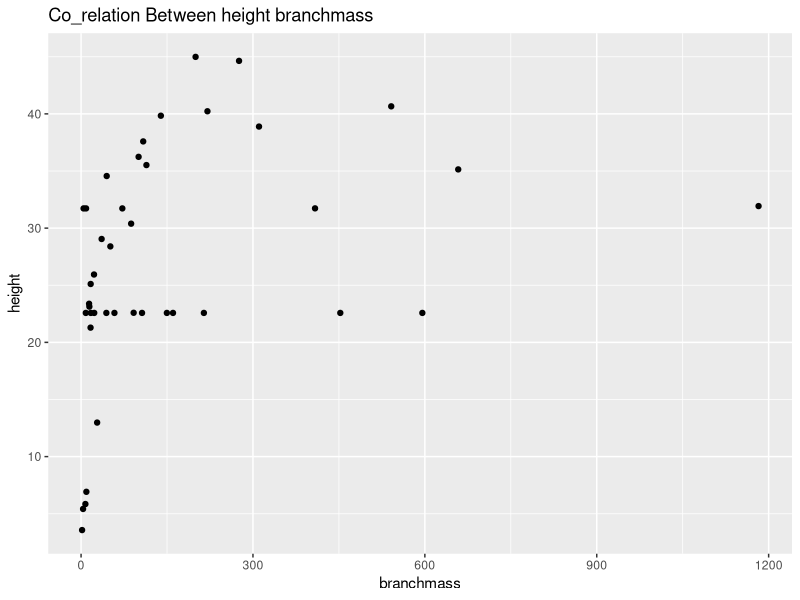
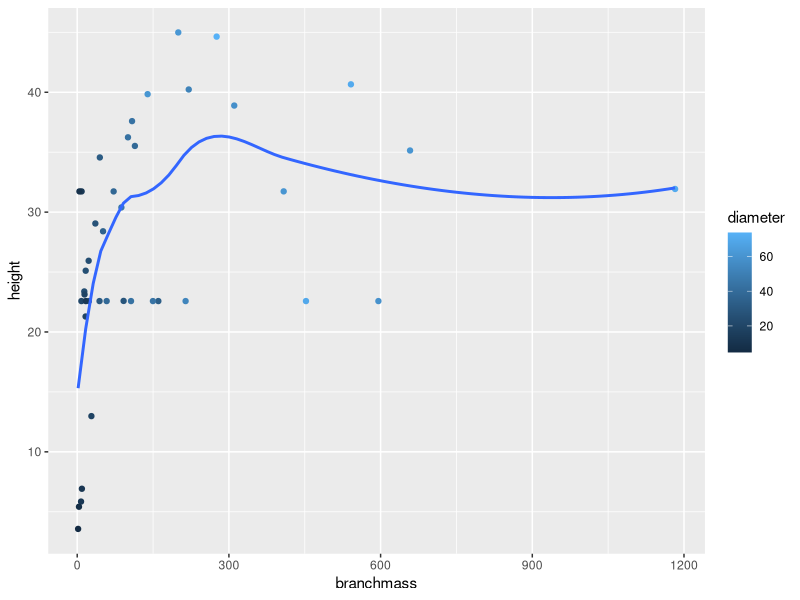
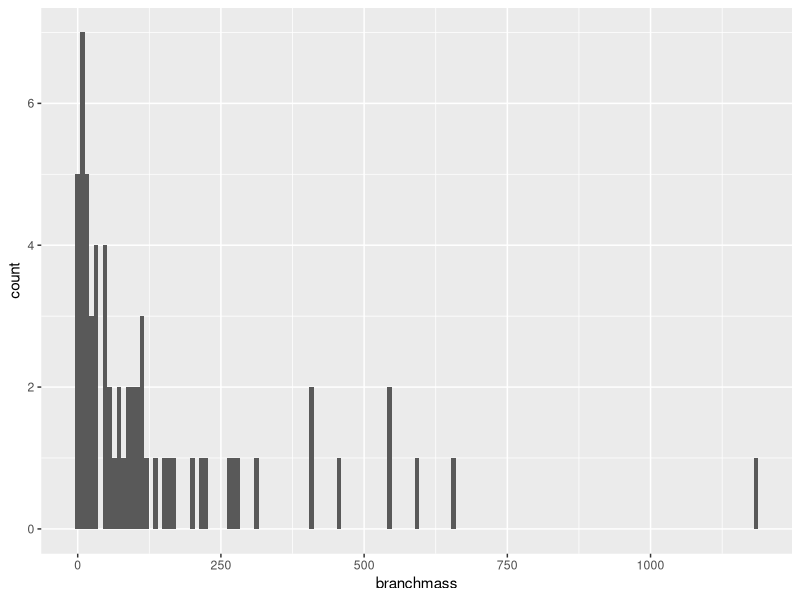
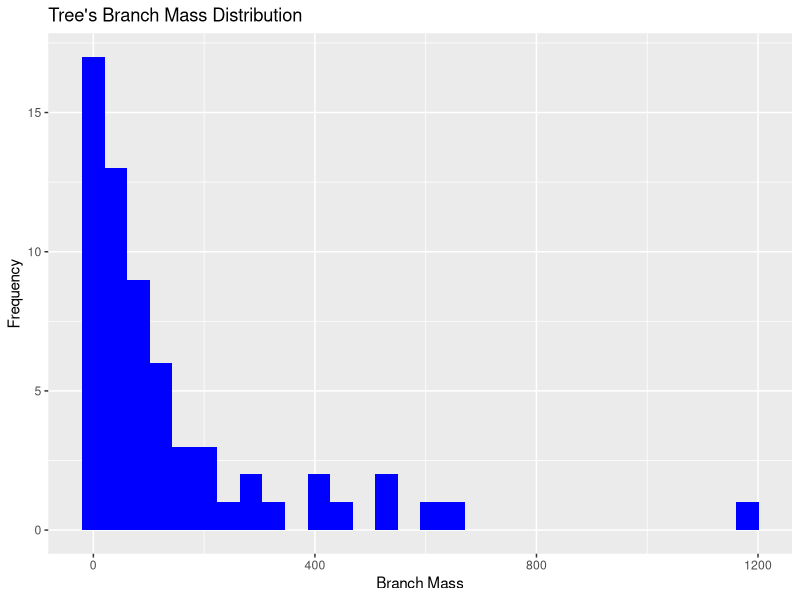
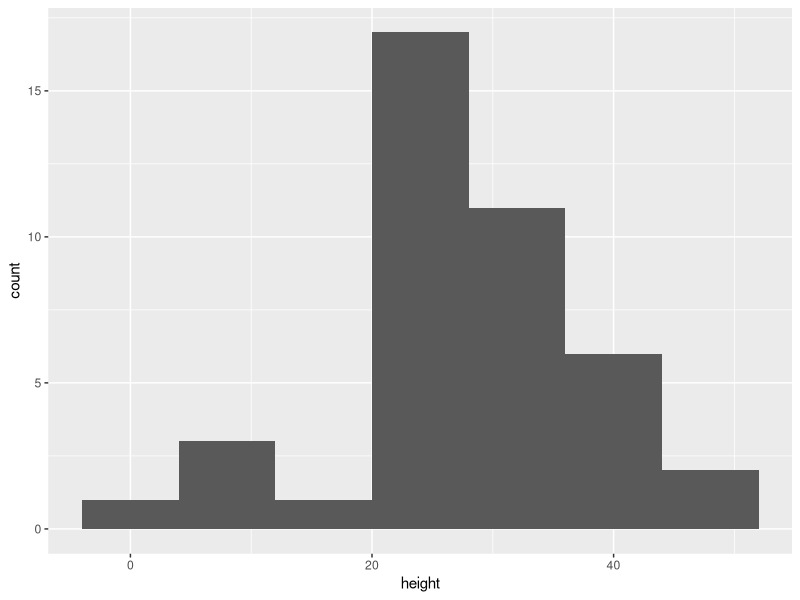
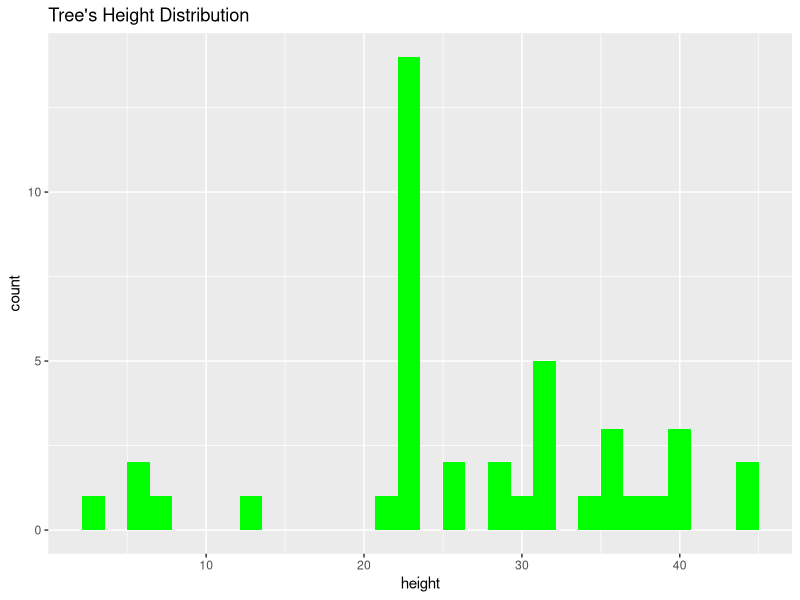
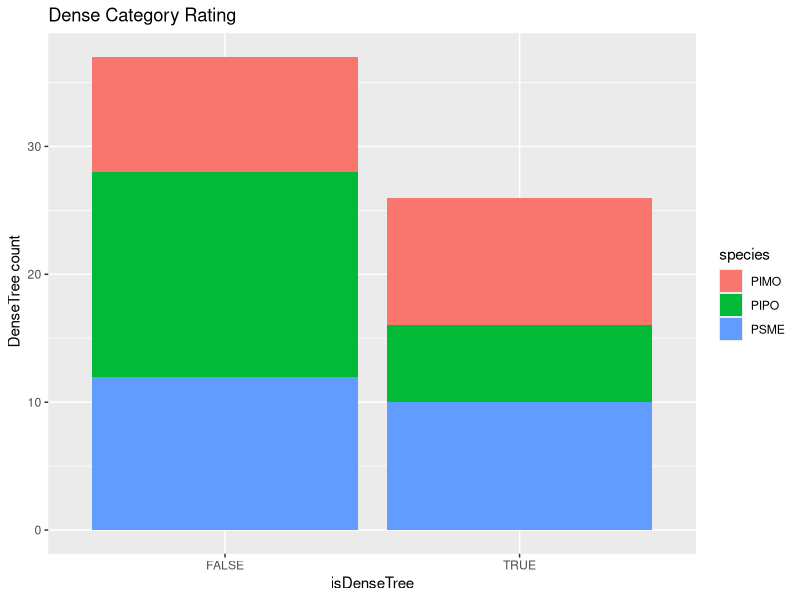
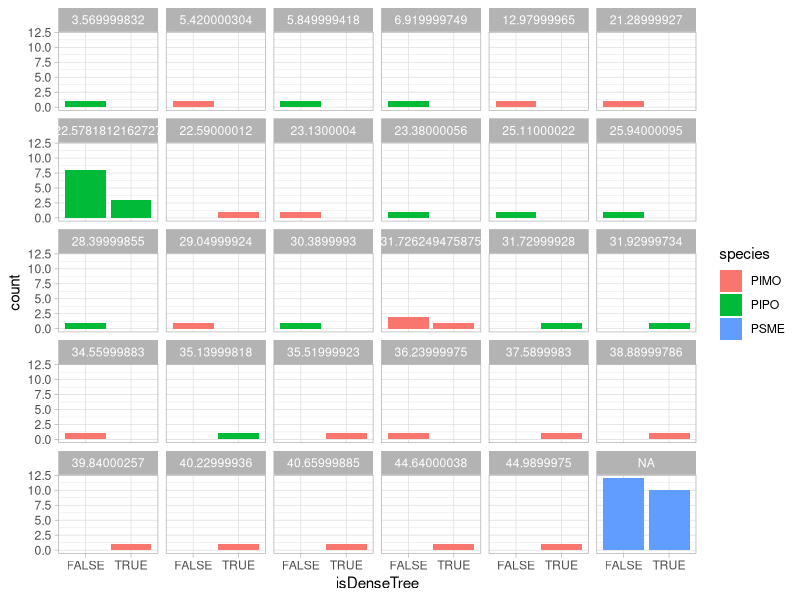

These figures' R source, in order:

trees <-read.csv("G1_Allometry.csv")

View(trees)

# Recoding The Height Feature To Tall And Short

trees$heightDescribtion[trees$height >= 30] = "Tall"
trees$heightDescribtion[trees$height < 30]="Short"

# Recoding the diameter feature to Thick and Thin

trees$dimeterDescribtion[trees$diameter >= 50] = "Thick"
trees$dimeterDescribtion[trees$diameter < 50]= "Thin"

# show all rows that have NA values or missing values

trees[!complete.cases(trees) , ]


# Replace NA Values In Height Field According To The Mean Of
# Heights Of The Same Type

# Make Sure Height Field Is Numeric
trees$height <- as.numeric(trees$height)

# We Will Test It On PIPO Type
pipoMean<-mean(trees[trees$species=="PIPO" , 'height' ], na.rm=T)
trees[is.na(trees$height) & trees$species=="PIPO"  , 'height'] = pipoMean


#On PIMO Type
pimoMean<-mean(trees[trees$species=="PIMO" , 'height' ], na.rm=T)
trees[is.na(trees$height) & trees$species=="PIMO"  , 'height'] = pimoMean

# Can't apply it to PSME Cause All Values Are NULL

# Recoding leafarea Field Using ifelse

# Make Sure leafarea Field Is Numeric
trees$leafarea <- as.numeric(trees$leafarea)

m = mean(trees$leafarea)
trees$leafareaAmount = as.factor(ifelse(trees$leafarea >= m, "dense tree" 
                                   ,"sparse tree"))

#Recoding A Code

trees$isDenseTree[trees$leafareaAmount == "dense tree"] = T
trees$isDenseTree[trees$leafareaAmount == "sparse tree"]= F
trees$isDenseTree = as.factor(trees$isDenseTree)


#Get The Mean Of Dense Trees And Sparse Trees

mDense <-mean(trees$isDenseTree==T)
MSparse <-mean(trees$isDenseTree==F)
mDense
MSparse

# Subset Only Tall Trees

tallTrees = trees [trees$heightDescribtion=="Tall", ]

# Subset Only Short Trees

shortTrees = trees [trees$heightDescribtion=="Short", ]


# Subset Trees That Are Thick And Tall 


thickAndTallTrees = trees[trees$heightDescribtion=="Tall" & trees$dimeterDescribtion=="Thick", ]

# Sort Or Order Our Data Set ascending Based On height and dimeter

sortedData = trees[order(trees$height ,trees$diameter) , ]


#Get Only First 15 Rows
headOfData <-head(trees ,15)

#Get Only last 15 Rows
tailOfData <-tail(trees ,15)


# Data Visualization

library(ggplot2)

# Visualize The Effect of The height On branchmass Using Scatter Plot

draw1 = ggplot(trees , aes(x=branchmass  , y= height))
draw1 + geom_point() + ggtitle("Co_relation Between height branchmass")


# Visualize The Effect of The height On branchmass colored by the groups of diameter using scatterplot

draw2 = ggplot(trees , aes(branchmass , height))
draw2 + geom_point(aes(color=diameter)) + stat_smooth(se=FALSE)  


# Visualize Distribution Of branchmass Using Histogram

draw3 <-ggplot(trees , aes(branchmass))
draw3 + geom_histogram(binwidth = 8)
draw3 + geom_histogram(fill = "blue")+ ggtitle("Tree's Branch Mass Distribution")+labs(x="Branch Mass" , y="Frequency")

# Visualize Distribution Of branchmass Using Histogram

draw4 = ggplot(trees , aes(height))
draw4 + geom_histogram(binwidth = 8)
draw4 + geom_histogram(fill = "green")+ ggtitle("Tree's Height Distribution") 

# Summarizing isDenseTree T or F To Species And Height Groups Using Bar Chart

draw5 = ggplot(trees , aes(x=isDenseTree  ,fill = species))
draw5 + geom_bar() +labs(y=" DenseTree count" ,title="Dense Category Rating")
draw5 + geom_bar() +theme_light()+facet_wrap(~height)
















